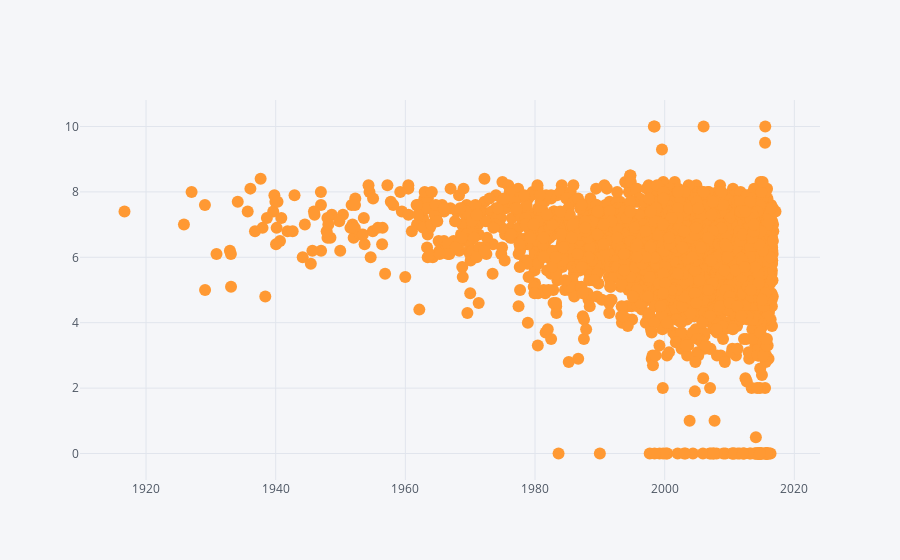

The notebook cell saved with this chart:
### Code cell
movies.iplot(kind='scatter', x='release_date', y='vote_average',mode='markers')

### Figure 1 — Plotly figure (JSON) as saved in the notebook; plotly's stock layout.template omitted (floating-point values rounded to 4 significant figures; data arrays with more than 128 entries replaced by an {"elided": "..."} marker saying what was removed)
{"data": [{"line": {"color": "rgba(255, 153, 51, 1.0)", "dash": "solid", "width": 1.3}, "marker": {"size": 12, "symbol": "dot"}, "mode": "markers", "name": "vote_average", "text": "", "type": "scatter", "x": {"elided": "4803 str values"}, "y": {"elided": "4803 float values"}}], "layout": {"legend": {"bgcolor": "#F5F6F9", "font": {"color": "#4D5663"}}, "paper_bgcolor": "#F5F6F9", "plot_bgcolor": "#F5F6F9", "titlefont": {"color": "#4D5663"}, "xaxis1": {"gridcolor": "#E1E5ED", "showgrid": true, "tickfont": {"color": "#4D5663"}, "title": "", "titlefont": {"color": "#4D5663"}, "zerolinecolor": "#E1E5ED"}, "yaxis1": {"gridcolor": "#E1E5ED", "showgrid": true, "tickfont": {"color": "#4D5663"}, "title": "", "titlefont": {"color": "#4D5663"}, "zerolinecolor": "#E1E5ED"}}}
